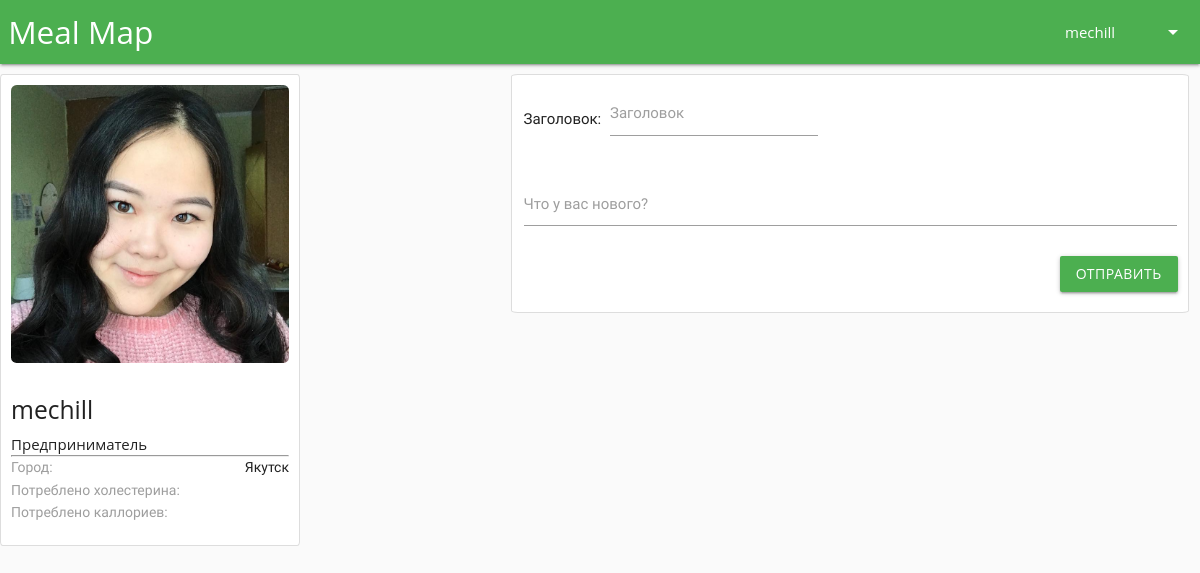
/profile/2/ (signed in), run on the app's committed database.
### main/models.py (models this page shows, shortened)
class Company(models.Model):
	status  = models.CharField(max_length = 10, default = "company")
	user    = models.OneToOneField(User)
	name    = models.CharField(max_length = 50)
	city    = models.CharField(max_length = 50)
	address = models.CharField(max_length = 100)
	avatar = models.ImageField(upload_to = "images/", default = "images/company_default.jpg")

### main/views.py (the view, shortened to what this page needs)
# urls.py: url(r'^profile/(?P<views_profile_id>[0-9]+)/$', views.profile,     name = 'profile'),
def profile(request, views_profile_id):
    if not request.user.is_authenticated():
        return HttpResponseRedirect("/login")
    context = {}
    user = User.objects.get(id = views_profile_id)
    if user.email == "company@m.ru":
        view_profile = Company.objects.get(user = user)
    else:
        view_profile = Profile.objects.get(user = user)
    context["view_profile"] = view_profile
    if request.user.email == "company@m.ru":
         context["profile"] = Company.objects.get(user = request.user)
    else:
        context["profile"] = Profile.objects.get(user = request.user)
    request = render(request, 'main/profile.html', context)
    return request

### main/templates/main/profile.html (shortened to what this page needs)
{% load staticfiles %}
{% include 'main/header.html' %}
<div class = "row">
						<div class = "white col s3" style="border-radius: 1%; border:1px solid #ddd; margin-top: 10px">
							<div class = "row profile_content">
								<img class = "profile_photo center" src = "/media/{{view_profile.avatar}}" style="object-fit: cover; background-position: center; margin: 10px; border-radius: 2%;">
								<div style= "margin-left:10px; margin-right: 10px">
									{% if view_profile.status == "profile" %}
										<h5>{{view_profile.user.first_name}}  {{view_profile.user.last_name}}</h5>
										<p class="grey-text">{{view_profile.about}}</p>
										<p> Потребитель </p>
									{% else %}
										<h5>{{view_profile.name}}</h5>
										<p> Предприниматель </p>
									{% endif %}
									<hr>
									<font class="left grey-text" style="font-size: 14px"> Город: </font>
									<font class="right" style="font-size: 14px"> {{view_profile.city}} </font>
									<br>
									<font class="left grey-text" style="font-size: 14px"> Потреблено холестерина: </font>
									<br>
									<font class="left grey-text" style="font-size: 14px"> Потреблено каллориев: </font>
									<br>
								</div>
							</div>
						</div>
						<div class = "col s7 right">
							{% if view_profile == profile %}
								<div class = "col s12 white" style="border-radius: 1%; border:1px solid #ddd; margin-top: 10px">
									<form action = "." method = "post">
				    					{% if profile.status == "company" %}
											<div class="row">
												<div class="col s12">
										          Заголовок:
										          <div class="input-field inline">
										            <input id="email_inline" type="email" class="validate">
										            <label for="email_inline">Заголовок</label>
										          </div>
										        </div>
												<div class="input-field col s12">
													<textarea class="materialize-textarea" type = "text" name = "new_post_text" class="materialize-textarea"></textarea>
													<label for="textarea1">Что у вас нового?</label>
												</div>
												<input class="btn green right" type = "submit" name = "com_btn" value = "Отправить" style="margin-right: 10px; ">
											</div>
										{% endif %}
									</form>
								</div>
							{% endif %}
						</div>
					</div>
		    </main>
    </body>
{% include 'main/footer.html' %}

### main/templates/main/header.html (shortened to what this page needs)
{% load staticfiles %}
<!DOCTYPE html>
<html>
	<head>
        <link rel="stylesheet" href="{% static 'css/materialize.min.css' %}">
        <link rel="stylesheet" href="{% static 'css/fonts.css' %}">
        <link rel="stylesheet" href="{% static 'css/clock.css' %}">
    </head>
    <body style="">
        <header>
                <nav>
                    <div class="nav-wrapper green" style="position: relative;">
                        <a href="/" class="brand-logo">&nbsp;Meal Map</a>
                        <ul id="nav-mobile" class="right hide-on-med-and-down">
                                <li><a class="dropdown-button" href="#!" data-activates="dropdown1" data-beloworigin="true" style="min-width: 150px;">{{ profile.name }} <i class="material-icons right"> arrow_drop_down </i></a></li>
                        </ul>
                    </div>
                </nav>
            </header>
            <main>

### main/static/css/clock.css (style rules this page uses)
* { margin: 0; padding: 0; box-sizing: border-box; }

### main/templates/main/header.html (style rules this page uses)
* { font-family: 'Arimo', sans-serif; }

### data on the page
Company: name "mechill", avatar (picture), city "Якутск"
